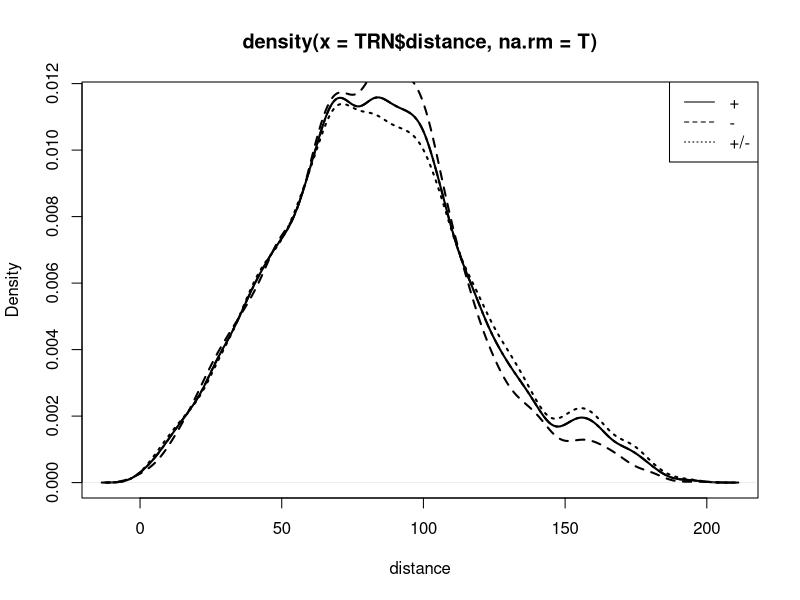

Reproduce this figure in R.
# ------------------------ Analyze the features ------------------------------


setwd("/Users/dongqing/Desktop/Yeast/")
TRN <- read.table("4-Centrality/Data/TRN_dist.txt",header = TRUE,sep = "\t")
center <- read.table("4-Centrality/Result/center_all_15.txt",header = TRUE,sep = '\t')
center_center <- subset(center, type == "center",select = c("type","distance" ))
center_other <- subset(center, type == "others",select = c("type","distance" ))
center_inter <- subset(center, type == "inter",select = c("type","distance" ))

mean(center_center$distance,na.rm=T)
mean(center_other$distance,na.rm=T)
mean(center_inter$distance,na.rm=T)
mean(TRN$distance,na.rm=T)

wilcox.test(center_center$distance,center$distance)
wilcox.test(center_other$distance,center$distance)
wilcox.test(center_inter$distance,center$distance,alternative = "greater")

length(center_center$distance)
length(center_other$distance)
length(center_inter$distance)
length(TRN$distance)


plot(density(TRN$distance,na.rm=T),lty=1,xlab="distance",lwd=2)
lines(density(center_other$distance,na.rm=T),lty=2,lwd=2)
lines(density(center_inter$distance,na.rm=T),lty=3,lwd=2)
lines(density(TRN$distance,na.rm=T),lty=4,lwd=2)
legend("topright",c("+","-","+/-"),lty=c(1,2,3))